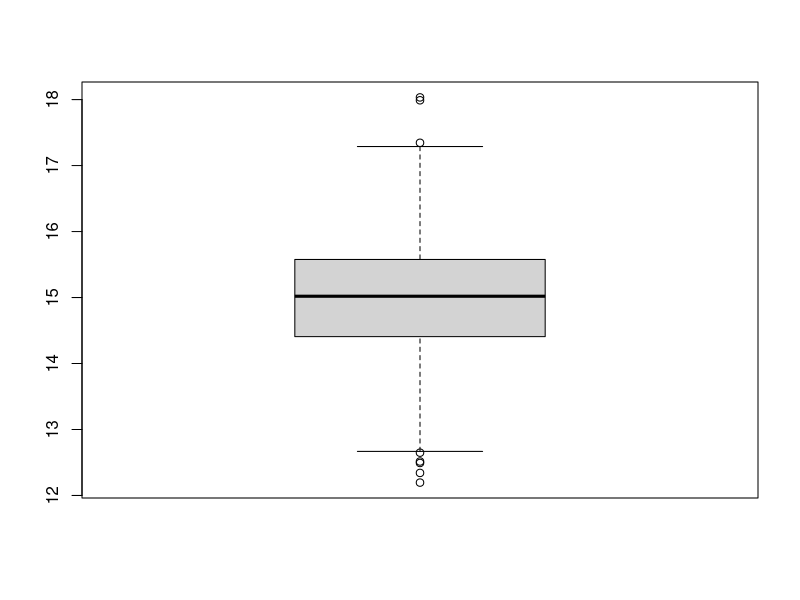
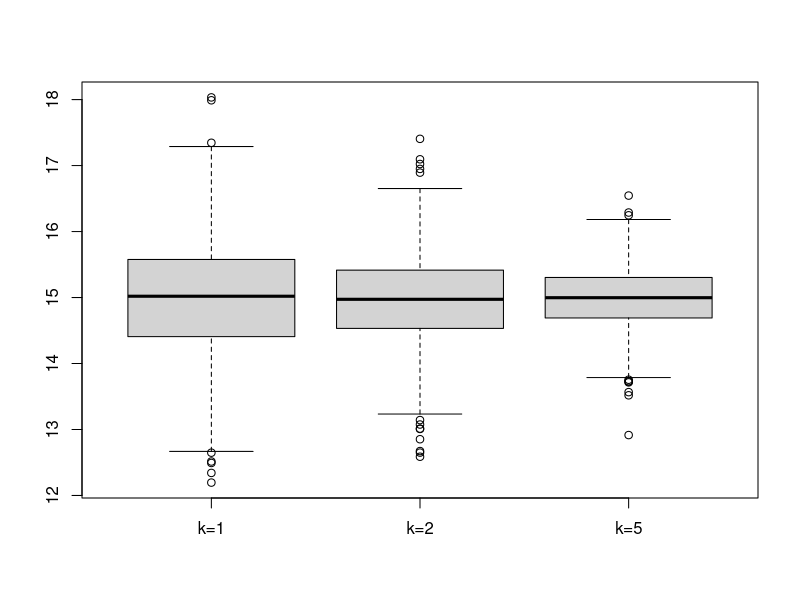
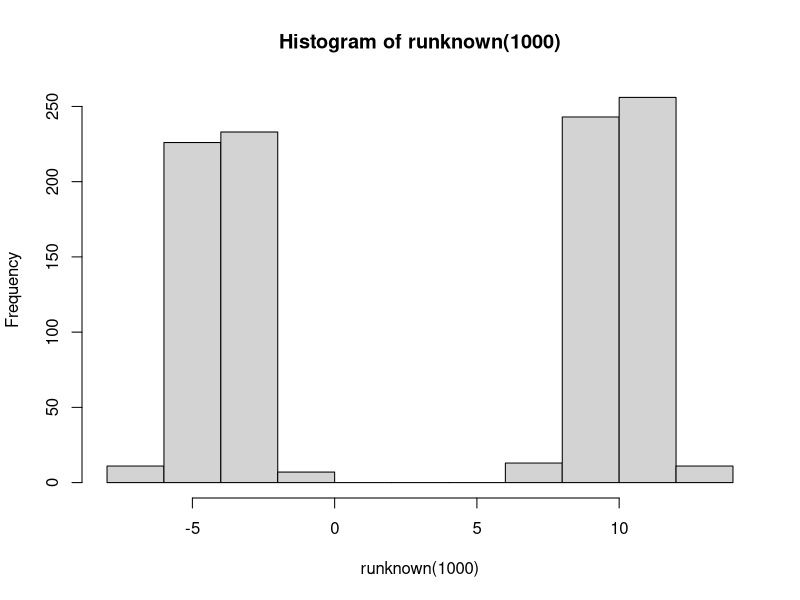
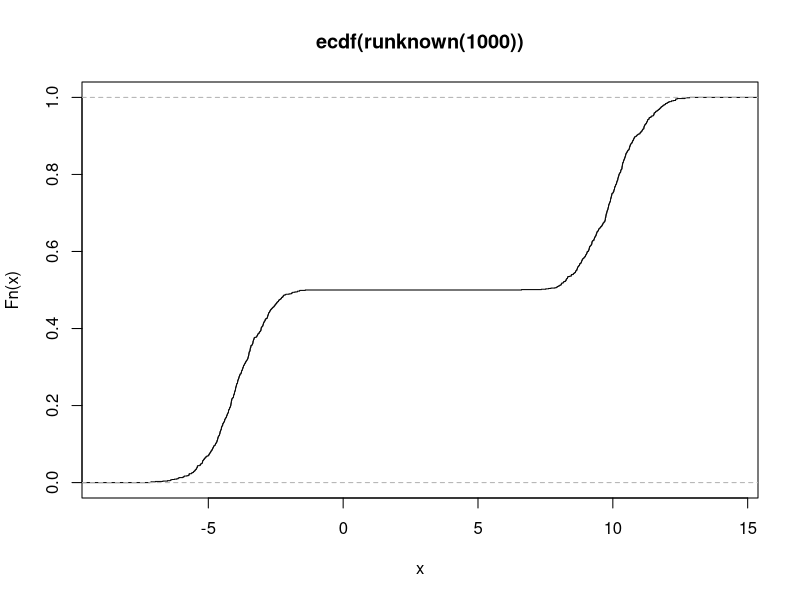
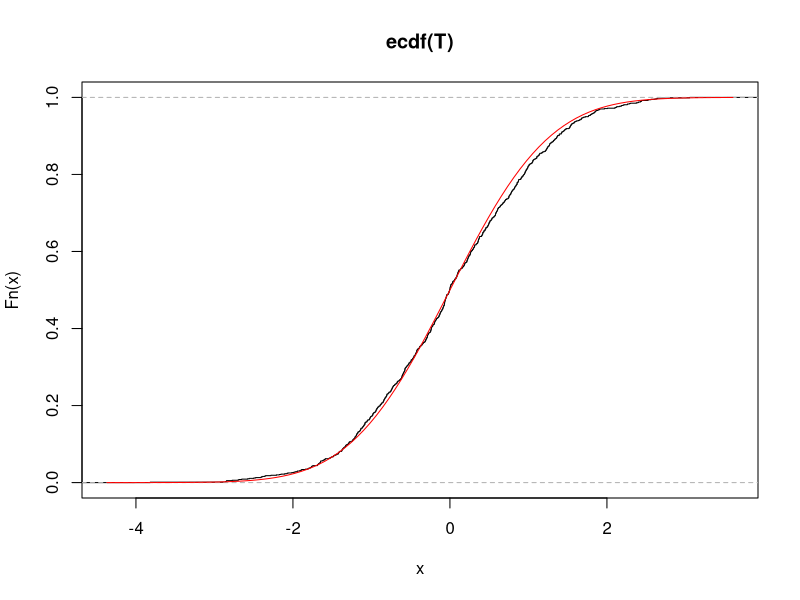

Recreate these plots in R, in order.
#Correction du TP 03 du moule LCS 
print('_________________Q1_________________')
runifa <- function(n) {
  if(!exists("param")) 
    param <<- sample(10:20, 1)
  runif(n, min = 0, max = param)
}
estim <- function(X) {
  return(2*mean(X))
}
print('_________________Q2_________________')
a <- replicate(1000 , estim(runifa(100)))
mean(a)
print('_________________Q3_________________')
boxplot(a)
print('_________________Q4_________________')
estimk <- function(X , k) {
  return(((k+1) * mean(X^k))^(1/k))
}
a2 <- replicate(1000 , estimk(runifa(100) , 2))
a5 <- replicate(1000 , estimk(runifa(100) , 5))
boxplot(a,a2,a5 , names = c("k=1" , "k=2" , "k=5"))
print('_________________Q5_________________')
runknown <- function(n){
  bn <- rbinom(n , 1 , 0.5)
  bn * rnorm(n , -4 , 1) + (1 - bn) * rnorm(n , 10 , 1)
}
mean(runknown(100))
sd(runknown(100))
sqrt(50)
print('_________________Q6_________________')
hist(runknown(1000))
print('_________________Q7_________________')
plot(ecdf(runknown(1000)))
print('_________________Q8_________________')
(mean(runknown(1000))-3)/(sqrt(50)/sqrt(1000))
T <- replicate(1000 , (mean(runknown(1000))-3)/(sqrt(50)/sqrt(1000)))
print('_________________Q9_________________')
par(mfrow = c(1,1))
plot(ecdf(T))
curve(pnorm(x , 0 , 1) , add = TRUE , col = "red")
